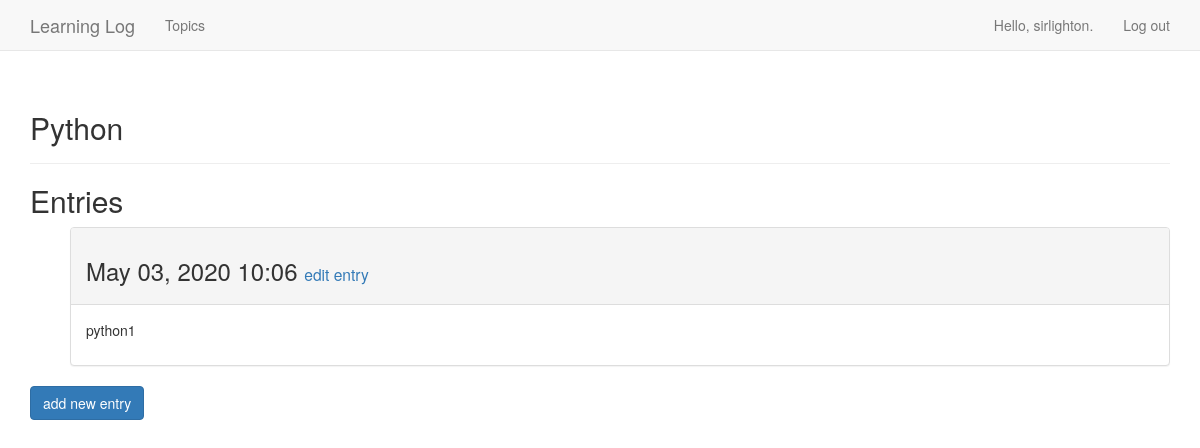
The page /topics/python/ (signed in) on the database as committed earlier.
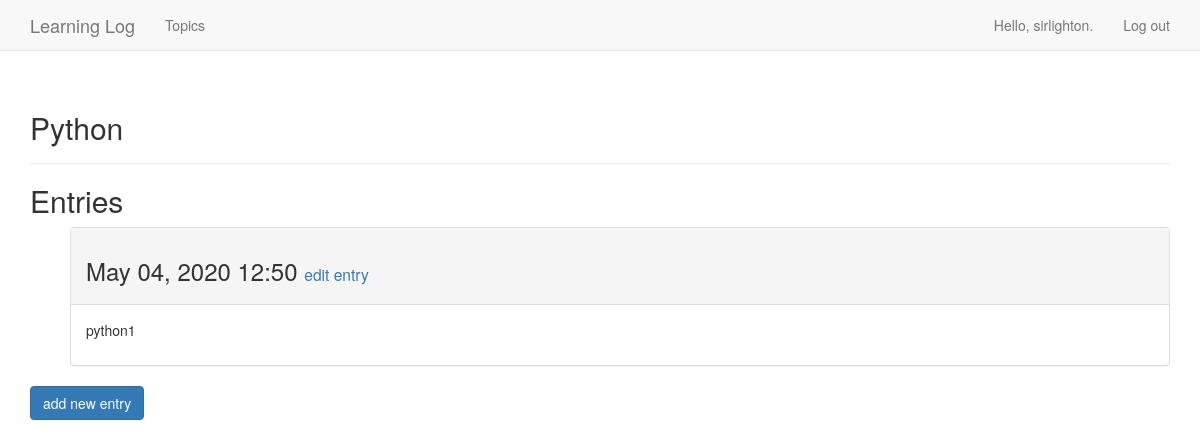
The same page on the database as committed later.
### learning_logs/models.py (models this page shows, shortened)
class Entry(models.Model):
    topic = models.ForeignKey(Topic, on_delete=models.CASCADE)
    text = models.TextField()
    date_added = models.DateTimeField(auto_now_add=True)
    slug = models.SlugField(null=True)
    class Meta:
        verbose_name_plural = 'entries'
        unique_together = ('topic', 'text')
    def save(self, *args, **kwargs):  # new
        if not self.slug:
            self.slug = slugify(self.text)
        return super().save(*args, **kwargs)
    '''def save(self, *args, **kwargs):  # new
        if not self.slug:
            my_slug = slugify(self.text)
            startpoint = 1
            unique_slug = my_slug
            self.slug = my_slug
            while Entry.objects.filter(slug=unique_slug).exists():
                unique_slug = '{} {}'.format(my_slug, self.date_added)
                startpoint += 1
            self.slug = unique_slug
        return super().save(*args, **kwargs)'''

### learning_logs/views.py (the view)
# urls.py: path('topics/<slug:slug>/', topic, name='topic'),
@login_required
def topic(request, slug):
    topic = get_object_or_404(Topic, slug=slug, owner=request.user)
    check_user(topic, request)
    entries = topic.entry_set.order_by('-date_added')
    template = 'learning_logs/topic.html'
    context = {'topic': topic, 'entries': entries}
    return render(request, template, context)

### learning_logs/models.py (called while the page is built)
    def __str__(self):
        return self.text

### learning_logs/views.py (called while the page is built)
def check_user(topic, request):
    if topic.owner != request.user:
        raise Http404

### learning_logs/templates/learning_logs/topic.html
{% extends 'learning_logs/base.html' %}
{% load bootstrap3 %}
{% block header %}
<h2>{{ topic }}</h2>
{% endblock header %}
{% block content %}
  <h2>Entries</h2>
  <ul>
  {% for entry in entries %}
    <div class="panel panel-default">
      <div class="panel-heading">
        <h3>
          {{ entry.date_added|date:'M d, Y H:i' }}
          <small>
            <a href="{% url 'edit_entry' entry.slug%}">
              edit entry</a>
          </small>
        </h3>
      </div>
      <div class="panel-body">
        {{ entry.text|linebreaks }}
      </div>
    </div>
  {% empty %}
      There are no entries for this topic yet.
  {% endfor %}
  </ul>
  {% buttons %}
    <a href="{% url 'new_entry' topic.slug %}" class="btn btn-primary">add new entry</a>
  {% endbuttons %}
{% endblock content %}

Rows that differ between the two databases and show on the page:
removed Entry: date_added "May 03, 2020 10:06", text "python1"
added Entry: date_added "May 04, 2020 12:50", text "python1"
